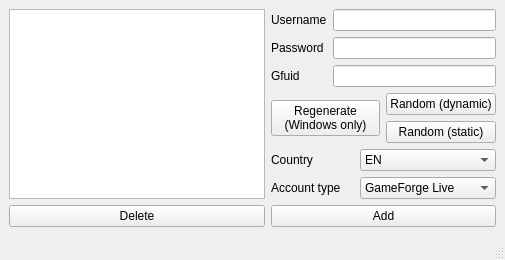
<?xml version="1.0" encoding="UTF-8"?>
<ui version="4.0">
 <class>AccountManagerWindow</class>
 <widget class="QMainWindow" name="AccountManagerWindow">
  <property name="geometry">
   <rect>
    <x>0</x>
    <y>0</y>
    <width>505</width>
    <height>260</height>
   </rect>
  </property>
  <property name="windowTitle">
   <string>MainWindow</string>
  </property>
  <widget class="QWidget" name="centralwidget">
   <layout class="QGridLayout" name="gridLayout">
    <item row="0" column="2">
     <widget class="QLabel" name="label">
      <property name="text">
       <string>Username</string>
      </property>
     </widget>
    </item>
    <item row="5" column="2" colspan="2">
     <widget class="QLabel" name="label_5">
      <property name="text">
       <string>Account type</string>
      </property>
     </widget>
    </item>
    <item row="4" column="2">
     <widget class="QLabel" name="label_4">
      <property name="text">
       <string>Country</string>
      </property>
     </widget>
    </item>
    <item row="1" column="3" colspan="3">
     <widget class="QLineEdit" name="LE_PASSWORD"/>
    </item>
    <item row="4" column="4" colspan="2">
     <widget class="QComboBox" name="CB_COUNTRY">
      <item>
       <property name="text">
        <string>EN</string>
       </property>
      </item>
      <item>
       <property name="text">
        <string>DE</string>
       </property>
      </item>
      <item>
       <property name="text">
        <string>FR</string>
       </property>
      </item>
      <item>
       <property name="text">
        <string>IT</string>
       </property>
      </item>
      <item>
       <property name="text">
        <string>PL</string>
       </property>
      </item>
      <item>
       <property name="text">
        <string>ES</string>
       </property>
      </item>
      <item>
       <property name="text">
        <string>CZ</string>
       </property>
      </item>
      <item>
       <property name="text">
        <string>RU</string>
       </property>
      </item>
      <item>
       <property name="text">
        <string>TR</string>
       </property>
      </item>
     </widget>
    </item>
    <item row="2" column="2">
     <widget class="QLabel" name="label_3">
      <property name="text">
       <string>Gfuid</string>
      </property>
     </widget>
    </item>
    <item row="3" column="5">
     <layout class="QVBoxLayout" name="verticalLayout">
      <item>
       <widget class="QPushButton" name="PB_RANDOMDYNAMIC">
        <property name="locale">
         <locale language="English" country="UnitedKingdom"/>
        </property>
        <property name="text">
         <string>Random (dynamic)</string>
        </property>
       </widget>
      </item>
      <item>
       <widget class="QPushButton" name="PB_RANDOMSTATIC">
        <property name="text">
         <string>Random (static)</string>
        </property>
       </widget>
      </item>
     </layout>
    </item>
    <item row="5" column="4" colspan="2">
     <widget class="QComboBox" name="CB_ACCOUNTTYPE">
      <property name="enabled">
       <bool>true</bool>
      </property>
      <property name="editable">
       <bool>false</bool>
      </property>
      <property name="currentIndex">
       <number>1</number>
      </property>
      <item>
       <property name="text">
        <string>Normal</string>
       </property>
      </item>
      <item>
       <property name="text">
        <string>GameForge Live</string>
       </property>
      </item>
     </widget>
    </item>
    <item row="6" column="2" colspan="4">
     <widget class="QPushButton" name="PB_ADD">
      <property name="text">
       <string>Add</string>
      </property>
     </widget>
    </item>
    <item row="0" column="3" colspan="3">
     <widget class="QLineEdit" name="LE_USERNAME"/>
    </item>
    <item row="1" column="2">
     <widget class="QLabel" name="label_2">
      <property name="text">
       <string>Password</string>
      </property>
     </widget>
    </item>
    <item row="2" column="3" colspan="3">
     <widget class="QLineEdit" name="LE_GFUID"/>
    </item>
    <item row="3" column="2" colspan="3">
     <widget class="QPushButton" name="PB_REGENERATE">
      <property name="text">
       <string>Regenerate
(Windows only)</string>
      </property>
     </widget>
    </item>
    <item row="0" column="0" rowspan="6" colspan="2">
     <widget class="QListWidget" name="LW_ACCOUNTS"/>
    </item>
    <item row="6" column="0" colspan="2">
     <widget class="QPushButton" name="PB_DELETE">
      <property name="text">
       <string>Delete</string>
      </property>
     </widget>
    </item>
   </layout>
  </widget>
  <widget class="QStatusBar" name="statusbar"/>
 </widget>
 <tabstops>
  <tabstop>LE_USERNAME</tabstop>
  <tabstop>LE_PASSWORD</tabstop>
  <tabstop>LE_GFUID</tabstop>
  <tabstop>PB_REGENERATE</tabstop>
  <tabstop>PB_RANDOMDYNAMIC</tabstop>
  <tabstop>PB_RANDOMSTATIC</tabstop>
  <tabstop>CB_COUNTRY</tabstop>
  <tabstop>CB_ACCOUNTTYPE</tabstop>
  <tabstop>PB_ADD</tabstop>
  <tabstop>PB_DELETE</tabstop>
  <tabstop>LW_ACCOUNTS</tabstop>
 </tabstops>
 <resources/>
 <connections/>
</ui>
